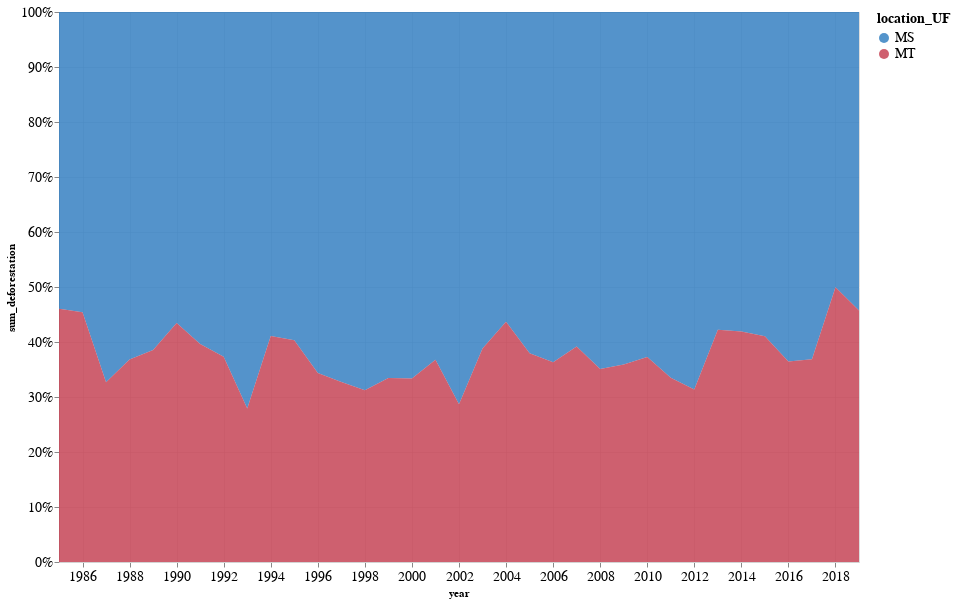

Notebook code for this chart:
### Code cell
qntd_deforestation_chart = alt.Chart(pantanal_deforestation_df).mark_area(opacity=0.7).encode(
    x='year:T',
    y=alt.Y('sum_deforestation:Q', stack='normalize'),
    color='location_UF',
#     opacity='location_UF:O'
).transform_aggregate(
    sum_deforestation='sum(deforestation_ha)',
    groupby=[
        "year", 
#         "location",
        "location_UF"
    ]
)

(qntd_deforestation_chart).properties(
    width=800,
    height=550
)

### Figure 1 — Vega-Lite specification as saved in the notebook (floating-point values rounded to 4 significant figures; data arrays with more than 128 entries replaced by an {"elided": "..."} marker saying what was removed)
{"config": {"view": {"width": 533.3, "height": 300.0, "fill": "white"}, "title": {"align": "left", "anchor": "start", "frame": "group", "font": "Helvetica Neue", "fontSize": 18, "dy": -2, "subtitleFont": "Helvetica Neue", "subtitleFontSize": 14, "fontWeight": "normal"}, "axis": {"domainColor": "lightGrey", "gridColor": "lightGrey", "gridWidth": 0.25, "titleFont": "Helvetica Neue", "titleFontSize": 11, "labelFont": "Helvetica Neue", "labelFontSize": 14}, "legend": {"layout": {"anchor": "start"}, "labelLimit": 0, "titleFontSize": 14, "titleFont": "Helvetica Neue", "labelFontSize": 14, "labelFont": "Helvetica Neue"}, "header": {"title": null, "titleFont": "Helvetica Neue", "labelFont": "Helvetica Neue", "labelFontSize": 14, "labelPadding": 2}, "range": {"category": ["#0C66B5", "#BA1D32", "#0F8E40", "#E56F20", "#862BAF", "#626D69", "#ED5087", "#3DB9E2", "#51DB63", "#E26868", "#FFB270", "#B37CEA", "#A8A1A4", "#FF87CD"]}}, "data": {"name": "data-bf8635a74faea1a4c883281ae132e062"}, "mark": {"type": "area", "opacity": 0.7}, "encoding": {"color": {"field": "location_UF", "type": "nominal"}, "x": {"field": "year", "type": "temporal"}, "y": {"field": "sum_deforestation", "stack": "normalize", "type": "quantitative"}}, "height": 550, "transform": [{"aggregate": [{"op": "sum", "field": "deforestation_ha", "as": "sum_deforestation"}], "groupby": ["year", "location_UF"]}], "width": 800, "$schema": "https://vega.github.io/schema/vega-lite/v4.17.0.json", "datasets": {"data-bf8635a74faea1a4c883281ae132e062": {"elided": "560 records"}}}
